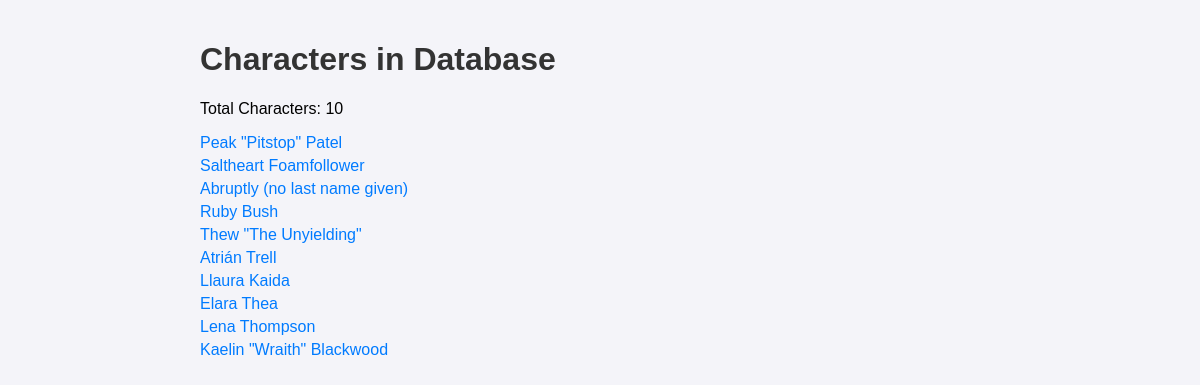
Before: /view_characters with the older database file.
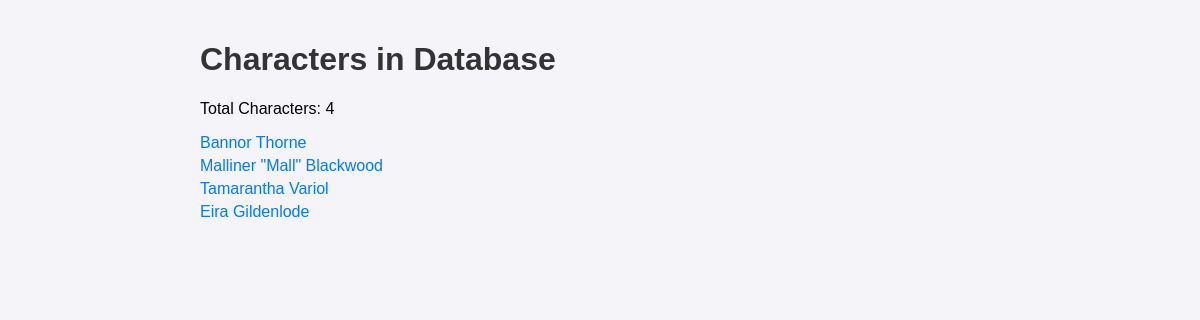
After: the same page with the newer database file.
### app/models/character.py (models this page shows)
class Character(Base):
    __tablename__ = "characters"
    id = Column(Integer, primary_key=True, index=True)
    name = Column(String, index=True)
    sex = Column(String, index=True)
    age = Column(String, index=True)
    traits = Column(String, index=True)
    behaviors = Column(String, index=True)
    background = Column(String, index=True)
    book_title = Column(String, index=True)
    author = Column(String, index=True)
    dialogue_examples = Column(String, index=True)
    genre = Column(String, index=True)

### app/routes/view_characters.py (the view)
@router.get("/view_characters", response_class=HTMLResponse)
async def view_characters(request: Request, db: Session = Depends(get_db)):
    characters = db.query(Character).all()
    return templates.TemplateResponse("view_characters.html", {
        "request": request,
        "characters": characters
    })

### templates/view_characters.html (shortened to what this page needs)
<!DOCTYPE html>
<html lang="en">
<head>
</head>
<body>
    <h1>Characters in Database</h1>
    <p>Total Characters: {{ characters | length }}</p>
    <ul>
        {% for character in characters %}
        <li>
            <a href="/character/{{ character.id }}">{{ character.name }}</a>
        </li>
        {% endfor %}
    </ul>
</body>
</html>

### templates/view_characters.html (style rules this page uses)
body { font-family: Arial, sans-serif; max-width: 800px; margin: 0 auto; padding: 20px; background-color: #f4f4f9; }
h1, h2 { color: #333; }
ul { list-style-type: none; padding: 0; }
li { margin: 5px 0; }
a { color: #007BFF; text-decoration: none; }

Changed rows visible on the page:
removed Character: name "Thew \"The Unyielding\""
removed Character: name "Atrián Trell"
removed Character: name "Llaura Kaida"
removed Character: name "Elara Thea"
removed Character: name "Lena Thompson"
removed Character: name "Kaelin \"Wraith\" Blackwood"
changed Character: name "Peak \"Pitstop\" Patel" → "Bannor Thorne"
changed Character: name "Saltheart Foamfollower" → "Malliner \"Mall\" Blackwood"
changed Character: name "Abruptly (no last name given)" → "Tamarantha Variol"
changed Character: name "Ruby Bush" → "Eira Gildenlode"
Other visible differences:
{{ characters | length }}: "10" → "4"
